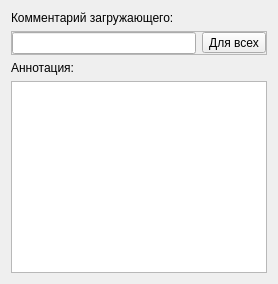
           <widget class="QWidget" name="tab_3">
            <attribute name="title">
             <string>Описание</string>
            </attribute>
            <layout class="QVBoxLayout" name="verticalLayout_7">
             <item>
              <widget class="QLabel" name="label">
               <property name="text">
                <string>Комментарий загружающего:</string>
               </property>
              </widget>
             </item>
             <item>
              <widget class="QFrame" name="frame_6">
               <property name="frameShape">
                <enum>QFrame::StyledPanel</enum>
               </property>
               <property name="frameShadow">
                <enum>QFrame::Raised</enum>
               </property>
               <layout class="QHBoxLayout" name="horizontalLayout_3">
                <property name="margin">
                 <number>0</number>
                </property>
                <item>
                 <widget class="QLineEdit" name="lineEditCommentary"/>
                </item>
                <item>
                 <widget class="QToolButton" name="toolButtonSetCommentForAllBooks">
                  <property name="toolTip">
                   <string>Установить для всех книг</string>
                  </property>
                  <property name="text">
                   <string>Для всех</string>
                  </property>
                  <property name="icon">
                   <iconset>
                    <normaloff>:/icons/document-save-all.png</normaloff>:/icons/document-save-all.png</iconset>
                  </property>
                  <property name="iconSize">
                   <size>
                    <width>20</width>
                    <height>20</height>
                   </size>
                  </property>
                  <property name="toolButtonStyle">
                   <enum>Qt::ToolButtonIconOnly</enum>
                  </property>
                 </widget>
                </item>
               </layout>
              </widget>
             </item>
             <item>
              <widget class="QLabel" name="label_3">
               <property name="text">
                <string>Аннотация:</string>
               </property>
              </widget>
             </item>
             <item>
              <widget class="QTextEdit" name="textEditDescription">
               <property name="sizePolicy">
                <sizepolicy hsizetype="Expanding" vsizetype="Expanding">
                 <horstretch>0</horstretch>
                 <verstretch>0</verstretch>
                </sizepolicy>
               </property>
               <property name="minimumSize">
                <size>
                 <width>0</width>
                 <height>100</height>
                </size>
               </property>
              </widget>
             </item>
            </layout>
           </widget>
